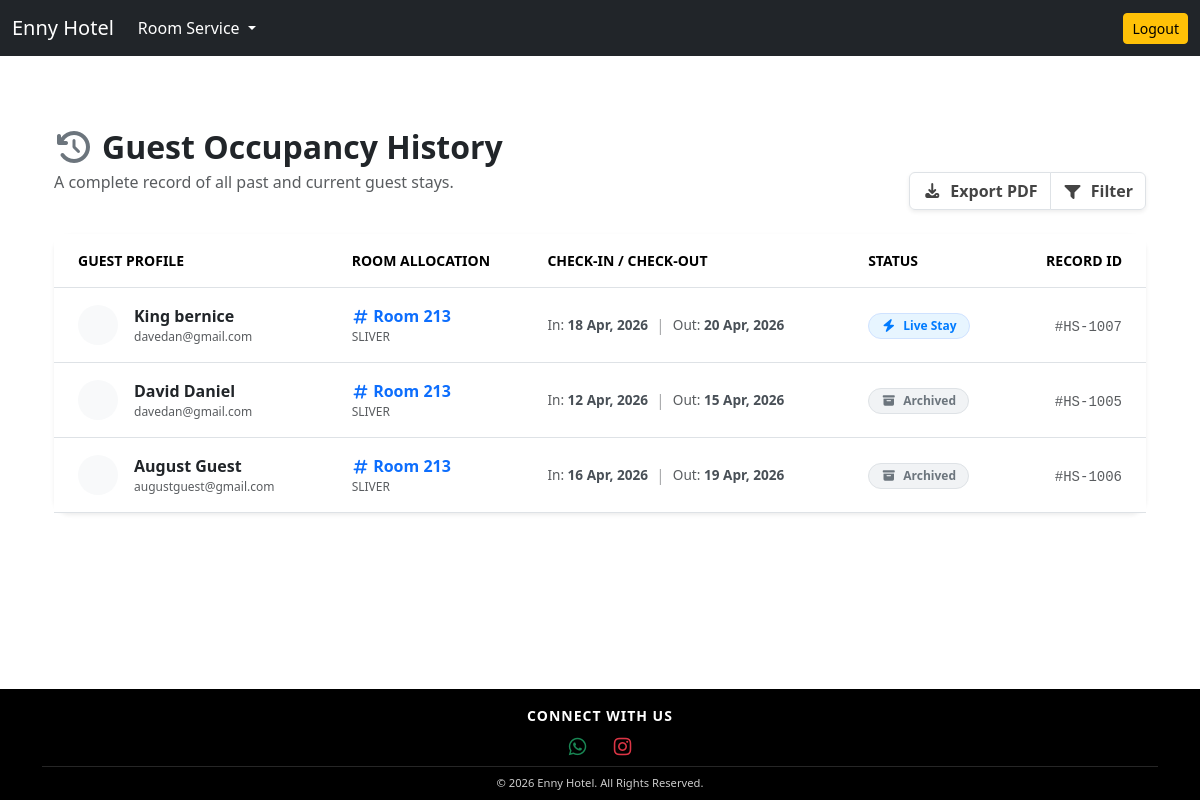
/room/guest-history-per-room/11/, run on the app's committed database.
### room/models.py (models this page shows)
class Booking(models.Model):
    room = models.ForeignKey(Room, on_delete=models.CASCADE)
    guest_names = models.CharField(max_length=100)
    guest_email = models.EmailField(max_length=100)
    guest_phone = models.CharField(max_length=20)
    start_date = models.DateField()
    end_date = models.DateField()
    timestamp = models.DateTimeField(auto_now_add=True)
    checked_out = models.BooleanField(default=False)

class Room(models.Model):
    category = models.ForeignKey(Category, on_delete=models.SET_NULL, null=True)
    name = models.CharField(max_length=100)
    is_available = models.BooleanField(default=True)

class Category(models.Model):
    name = models.CharField(max_length=100)
    amount = models.PositiveIntegerField()
    def __str__(self):
        return self.name

### room/views.py (the view)
# urls.py: path('guest-history-per-room/<int:pk>/', guest_history_per_room, name='guest-history-per-room'),
def guest_history_per_room(request, pk):
    room = Room.objects.get(pk=pk)
    guests = room.booking_set.all().order_by('checked_out')
    context = {'guests':guests}
    return render(request, 'room/guest_history_per_room.html', context)

### templates/room/guest_history_per_room.html (shortened to what this page needs)
{% extends 'base.html' %}
{% block content %}
<div class="container-fluid py-4">
    <div class="row mb-4 align-items-end">
        <div class="col-md-8">
            <h2 class="fw-bold text-dark mb-1"><i class="fa fa-history text-secondary me-2"></i>Guest Occupancy History</h2>
            <p class="text-muted">A complete record of all past and current guest stays.</p>
        </div>
        <div class="col-md-4 text-md-end">
            <div class="btn-group shadow-sm">
                <button class="btn btn-white border small fw-bold"><i class="fa fa-download me-1"></i> Export PDF</button>
                <button class="btn btn-white border small fw-bold"><i class="fa fa-filter me-1"></i> Filter</button>
            </div>
        </div>
    </div>
    <div class="card border-0 shadow-sm rounded-4">
        <div class="card-body p-0">
            <div class="table-responsive">
                <table class="table table-hover align-middle mb-0">
                    <thead class="bg-light">
                        <tr class="text-muted small fw-bold text-uppercase">
                            <th class="ps-4 py-3">Guest Profile</th>
                            <th class="py-3">Room Allocation</th>
                            <th class="py-3">Check-In / Check-Out</th>
                            <th class="py-3">Status</th>
                            <th class="pe-4 py-3 text-end">Record ID</th>
                        </tr>
                    </thead>
                    <tbody>
                        {% for guest in guests %}
                        <tr>
                            <td class="ps-4 py-3">
                                <div class="d-flex align-items-center">
                                    <div class="avatar-sm bg-light rounded-circle d-flex align-items-center justify-content-center me-3" style="width: 40px; height: 40px;">
                                    </div>
                                    <div>
                                        <div class="fw-bold text-dark">{{ guest.guest_names }}</div>
                                        <div class="x-small text-muted">{{ guest.guest_email }}</div>
                                    </div>
                                </div>
                            </td>
                            <td class="py-3">
                                <span class="fw-bold text-primary"><i class="fa fa-hashtag small me-1"></i>{{ guest.room.name }}</span>
                                <div class="x-small text-muted text-uppercase">{{ guest.room.category }}</div>
                            </td>
                            <td class="py-3">
                                <div class="d-flex align-items-center">
                                    <div class="date-pill">
                                        <span class="text-muted">In:</span> <strong>{{ guest.start_date|date:"d M, Y" }}</strong>
                                    </div>
                                    <div class="mx-2 text-muted opacity-50">|</div>
                                    <div class="date-pill">
                                        <span class="text-muted">Out:</span> <strong>{{ guest.end_date|date:"d M, Y" }}</strong>
                                    </div>
                                </div>
                            </td>
                            <td class="py-3">
                                {% if guest.checked_out %}
                                <span class="badge rounded-pill badge-history-inactive">
                                    <i class="fa fa-archive me-1"></i> Archived
                                </span>
                                {% else %}
                                <span class="badge rounded-pill badge-history-active">
                                    <i class="fa fa-bolt me-1"></i> Live Stay
                                </span>
                                {% endif %}
                            </td>
                            <td class="pe-4 py-3 text-end">
                                <span class="text-mono text-muted small">#HS-{{ guest.pk|add:"1000" }}</span>
                            </td>
                        </tr>
                        {% endfor %}
                    </tbody>
                </table>
            </div>
        </div>
    </div>
</div>
{% endblock content %}

### templates/base.html (shortened to what this page needs)
<!DOCTYPE html>
<html lang="en">
<head>
    <link href="https://cdn.jsdelivr.net/npm/bootstrap@5.3.8/dist/css/bootstrap.min.css" rel="stylesheet"
>
    <link rel="stylesheet" href="https://cdnjs.cloudflare.com/ajax/libs/font-awesome/7.0.1/css/all.min.css">
</head>
<body>
    <div class="main-wrapper">
        {% block navbar %}
        <nav class="navbar navbar-expand-lg navbar-dark bg-dark">
            <div class="container-fluid">
                <a href="/" class="navbar-brand">Enny Hotel</a>
                <div class="collapse navbar-collapse" id="navbarSupportedContent">
                    <ul class="navbar-nav me-auto mb-2 mb-lg-0">
                        <li class="nav-item dropdown">
                            <a class="nav-link active dropdown-toggle" href="#" role="button" data-bs-toggle="dropdown"
                                aria-expanded="false">
                                Room Service
                            </a>
                        </li>
                    </ul>
                    <a href="{% url 'logout' %}" class="btn btn-warning btn-sm">Logout</a>
                </div>
            </div>
        </nav>
        {% endblock navbar %}
        <div class="container mt-5">
            {% block content %}
            {% endblock content %}
        </div>
    </div>
    <footer style="background-color: #000000;" class="text-white pt-3 pb-2 mt-5">
    <div class="container text-center">
        <div class="row align-items-center">
            <div class="col-md-12">
                <p class="text-uppercase small fw-bold mb-2" style="letter-spacing: 1px;">Connect With Us</p>
                <a href="https://wa.me/2348059979270" target="_blank" class="text-white me-3 text-decoration-none">
                    <i class="fab fa-whatsapp fa-lg text-success"></i>
                </a>
                <a href="https://www.instagram.com/eniolaoyegbule?igsh=MWd3M2lrYnU2c2txZA==" target="_blank" class="text-white text-decoration-none">
                    <i class="fab fa-instagram fa-lg text-danger"></i>
                </a>
            </div>
        </div>
        <hr class="my-2 border-white" style="opacity: 0.15;">
        <div class="row">
            <div class="col-md-12">
                <p style="font-size: 0.7rem; opacity: 0.8;" class="mb-0">
                    &copy; 2026 Enny Hotel. All Rights Reserved.
                </p>
            </div>
        </div>
    </div>
</footer>
</body>
</html>

### templates/base.html (style rules this page uses)
body { display: flex; flex-direction: column; min-height: 100vh; }
.main-wrapper { flex: 1; }
footer a i { transition: transform 0.3s ease; }

### templates/room/guest_history_per_room.html (style rules this page uses)
.x-small { font-size: 0.75rem; }
.text-mono { font-family: 'Courier New', Courier, monospace; }
.badge-history-inactive { background-color: #f1f3f5; color: #6c757d; border: 1px solid #dee2e6; padding: 0.5em 1em; }
.badge-history-active { background-color: #e7f5ff; color: #007bff; border: 1px solid #cfe2ff; padding: 0.5em 1em; }
.date-pill { font-size: 0.85rem; color: #495057; }
.card { border: 1px solid #edf2f9; }
.btn-white { background: white; color: #444; transition: all 0.2s; }

### data on the page
Booking: guest_names "King bernice", guest_email "davedan@gmail.com", room.name "Room 213", room.category "SLIVER", start_date "18 Apr, 2026", end_date "20 Apr, 2026", checked_out False (drawn), pk|add "1007"
Booking: guest_names "David Daniel", guest_email "davedan@gmail.com", room.name "Room 213", room.category "SLIVER", start_date "12 Apr, 2026", end_date "15 Apr, 2026", checked_out True (drawn), pk|add "1005"
Booking: guest_names "August Guest", guest_email "augustguest@gmail.com", room.name "Room 213", room.category "SLIVER", start_date "16 Apr, 2026", end_date "19 Apr, 2026", checked_out True (drawn), pk|add "1006"
